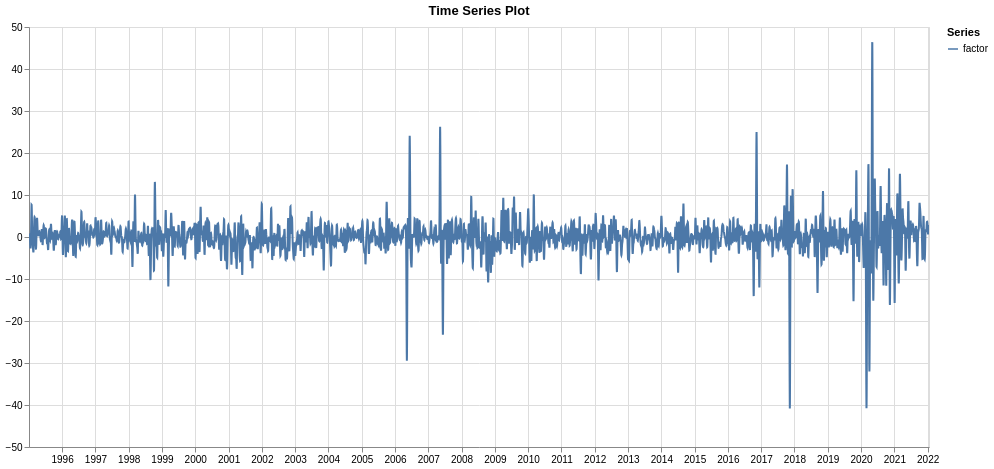

Here is the notebook cell this chart was saved with:
### Code cell
factor_df = pd.DataFrame({
    "factor": factor_series
}, index=best_model.data.row_labels)

eda.plot_time_series_altair(factor_df)

### Figure 1 — Vega specification as saved in the notebook (floating-point values rounded to 4 significant figures; data arrays with more than 128 entries replaced by an {"elided": "..."} marker saying what was removed)
{"$schema": "https://vega.github.io/schema/vega/v5.json", "data": [{"name": "param_9_store"}, {"name": "param_10_store"}, {"name": "source_0", "values": {"elided": "9876 records"}, "transform": [{"type": "formula", "expr": "toDate(datum['Date'])", "as": "Date"}]}, {"name": "source_0_y_domain_Value", "values": [{"min": -40.86, "max": 46.38}]}, {"name": "source_0_color_domain_Variable", "values": [{"Variable": "factor"}]}], "signals": [{"name": "unit", "value": {}, "on": [{"events": "pointermove", "update": "isTuple(group()) ? group() : unit"}]}, {"name": "param_9_Variable_legend", "value": null, "on": [{"events": [{"source": "view", "markname": "Variable_legend_symbols", "type": "click"}, {"source": "view", "markname": "Variable_legend_labels", "type": "click"}, {"source": "view", "markname": "Variable_legend_entries", "type": "click"}], "update": "isDefined(datum.value) ? datum.value : item().items[0].items[0].datum.value", "force": true}, {"events": [{"source": "view", "type": "click"}], "update": "!event.item || !datum ? null : param_9_Variable_legend", "force": true}]}, {"name": "param_9", "update": "vlSelectionResolve(\"param_9_store\", \"union\", true, true)"}, {"name": "param_10", "update": "vlSelectionResolve(\"param_10_store\", \"union\")"}, {"name": "param_9_tuple", "update": "param_9_Variable_legend !== null ? {fields: param_9_tuple_fields, values: [param_9_Variable_legend]} : null"}, {"name": "param_9_tuple_fields", "value": [{"type": "E", "field": "Variable"}]}, {"name": "param_9_toggle", "value": false, "on": [{"events": {"merge": [{"source": "view", "type": "click"}]}, "update": "true"}]}, {"name": "param_9_modify", "on": [{"events": {"signal": "param_9_tuple"}, "update": "modify(\"param_9_store\", param_9_toggle ? null : param_9_tuple, param_9_toggle ? null : true, param_9_toggle ? param_9_tuple : null)"}]}, {"name": "param_10_Date", "on": [{"events": [{"source": "view", "type": "dblclick"}], "update": "null"}, {"events": {"signal": "param_10_translate_delta"}, "update": "panLinear(param_10_translate_anchor.extent_x, -param_10_translate_delta.x / width)"}, {"events": {"signal": "param_10_zoom_delta"}, "update": "zoomLinear(domain(\"x\"), param_10_zoom_anchor.x, param_10_zoom_delta)"}]}, {"name": "param_10_Value", "on": [{"events": [{"source": "view", "type": "dblclick"}], "update": "null"}, {"events": {"signal": "param_10_translate_delta"}, "update": "panLinear(param_10_translate_anchor.extent_y, param_10_translate_delta.y / height)"}, {"events": {"signal": "param_10_zoom_delta"}, "update": "zoomLinear(domain(\"y\"), param_10_zoom_anchor.y, param_10_zoom_delta)"}]}, {"name": "param_10_tuple", "on": [{"events": [{"signal": "param_10_Date || param_10_Value"}], "update": "param_10_Date && param_10_Value ? {unit: \"\", fields: param_10_tuple_fields, values: [param_10_Date,param_10_Value]} : null"}]}, {"name": "param_10_tuple_fields", "value": [{"field": "Date", "channel": "x", "type": "R"}, {"field": "Value", "channel": "y", "type": "R"}]}, {"name": "param_10_translate_anchor", "value": {}, "on": [{"events": [{"source": "scope", "type": "pointerdown"}], "update": "{x: x(unit), y: y(unit), extent_x: domain(\"x\"), extent_y: domain(\"y\")}"}]}, {"name": "param_10_translate_delta", "value": {}, "on": [{"events": [{"source": "window", "between": [{"source": "scope", "type": "pointerdown"}, {"source": "window", "type": "pointerup"}], "consume": true, "type": "pointermove"}], "update": "{x: param_10_translate_anchor.x - x(unit), y: param_10_translate_anchor.y - y(unit)}"}]}, {"name": "param_10_zoom_anchor", "on": [{"events": [{"source": "scope", "consume": true, "type": "wheel"}], "update": "{x: invert(\"x\", x(unit)), y: invert(\"y\", y(unit))}"}]}, {"name": "param_10_zoom_delta", "on": [{"events": [{"source": "scope", "type": "wheel", "consume": true}], "update": "pow(1.001, event.deltaY * pow(16, event.deltaMode))", "force": true}]}, {"name": "param_10_modify", "on": [{"events": {"signal": "param_10_tuple"}, "update": "modify(\"param_10_store\", param_10_tuple, true)"}]}], "marks": [{"type": "group", "name": "pathgroup", "from": {"facet": {"data": "source_0", "name": "faceted_path_main", "groupby": ["Variable"]}}, "encode": {"update": {"width": {"field": {"signal": null, "datum": null, "group": "width", "parent": null}}, "height": {"field": {"signal": null, "datum": null, "group": "height", "parent": null}}}}, "marks": [{"type": "line", "name": "marks", "from": {"data": "faceted_path_main"}, "sort": {"field": "x"}, "encode": {"update": {"stroke": {"field": "Variable", "scale": "color"}, "opacity": [{"value": 1, "test": "!length(data(\"param_9_store\")) || vlSelectionTest(\"param_9_store\", datum)"}, {"value": 0.12}], "x": {"field": "Date", "scale": "x"}, "y": {"field": "Value", "scale": "y"}, "defined": {"signal": "isValid(datum[\"Date\"]) && isFinite(+datum[\"Date\"]) && isValid(datum[\"Value\"]) && isFinite(+datum[\"Value\"])"}, "tooltip": {"signal": "{\"Date\": timeFormat(datum[\"Date\"], '%b %d, %Y'), \"Variable\": isValid(datum[\"Variable\"]) ? datum[\"Variable\"] : \"\"+datum[\"Variable\"], \"Value\": format(datum[\"Value\"], \"\")}"}}}, "clip": true, "style": ["line"], "interactive": true}]}], "scales": [{"name": "x", "type": "time", "domain": {"data": "source_0", "field": "Date"}, "range": [0, {"signal": "width"}], "domainRaw": {"signal": "param_10[\"Date\"]"}}, {"name": "y", "type": "linear", "domain": [{"signal": "(data(\"source_0_y_domain_Value\")[0] || {}).min"}, {"signal": "(data(\"source_0_y_domain_Value\")[0] || {}).max"}], "range": [{"signal": "height"}, 0], "zero": true, "nice": true, "domainRaw": {"signal": "param_10[\"Value\"]"}}, {"name": "color", "type": "ordinal", "domain": {"data": "source_0_color_domain_Variable", "field": "Variable", "sort": true}, "range": "category"}], "axes": [{"scale": "x", "ticks": false, "domain": false, "zindex": 0, "gridScale": "y", "orient": "bottom", "tickCount": {"signal": "ceil(width/40)"}, "labels": false, "aria": false, "maxExtent": 0, "grid": true, "minExtent": 0}, {"scale": "y", "orient": "left", "tickCount": {"signal": "ceil(height/40)"}, "labels": false, "maxExtent": 0, "minExtent": 0, "aria": false, "ticks": false, "grid": true, "gridScale": "x", "domain": false, "zindex": 0}, {"scale": "x", "tickCount": {"signal": "ceil(width/40)"}, "zindex": 0, "labelFlush": true, "labelOverlap": true, "orient": "bottom", "grid": false}, {"scale": "y", "tickCount": {"signal": "ceil(height/40)"}, "zindex": 0, "orient": "left", "labelOverlap": true, "grid": false}], "title": {"text": "Time Series Plot", "frame": "group"}, "width": 900, "height": 420, "background": "white", "legends": [{"title": "Series", "stroke": "color", "symbolType": "stroke", "encode": {"labels": {"name": "Variable_legend_labels", "interactive": true, "update": {"opacity": [{"test": "(!length(data(\"param_9_store\")) || (param_9[\"Variable\"] && indexof(param_9[\"Variable\"], datum.value) >= 0))", "value": 1}, {"value": 0.35}]}}, "symbols": {"name": "Variable_legend_symbols", "interactive": true, "update": {"opacity": [{"test": "(!length(data(\"param_9_store\")) || (param_9[\"Variable\"] && indexof(param_9[\"Variable\"], datum.value) >= 0))", "value": 1}, {"value": 0.35}]}}, "entries": {"name": "Variable_legend_entries", "interactive": true, "update": {"fill": {"value": "transparent"}}}}}], "style": "cell", "padding": 5}
